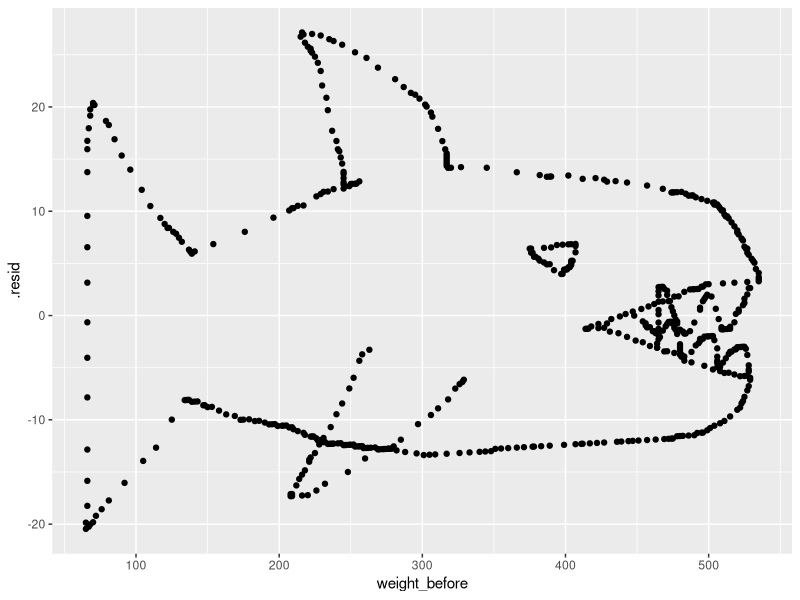

Recreate this plot in R.
## ---- chunk 1
#| warning: false
#| message: false

library(tidyverse)

mystery_animal <- read_csv(here::here("supporting_artifacts", "learning_targets", 
                                    "datasets", "mystery_animal.csv"))


## ---- chunk 2

linear_model <- mystery_animal |> 
  lm(weight_after ~ weight_before, data = _)

model_info <- broom::augment(linear_model)

ggplot(data = model_info, mapping = aes(x = weight_before, y = .resid)) + 
  geom_point()

# This is so cool!!

## ---- chunk 3

trumpet_95 <- qunif(p = 0.95, min = 1.5, max = 3.5)

trombone_10 <- qnorm(p = 0.10, mean = 4.6, sd = 0.8)

trombone_5lb <- 1 - pnorm(q = 5, 
                          mean = 4.6, 
                          sd = 0.8)

trombone <- rnorm(n = 100, mean = 4.6, sd = 0.8)

trombone_4lb_sim <- length(trombone[trombone < 4])


music_man <- function(n_tromb, n_cor, n_reed){
  
  trombones <- rnorm(n_tromb, mean = 4.6, sd = 0.8)
  cornets <- runif(n_cor, min = 1.5, max = 3.5)
  reeds <- rchisq(n_reed, df = 4)
  
  return(sum(trombones, cornets, reeds))
  
}

set.seed(1957)

my_weights <- rerun(.n = 1000, 
                    music_man(n_tromb = 76, n_cor = 110, n_reed = 1035)
                    ) |> 
  flatten_dbl()

weights_under_4532lb <- length(my_weights[my_weights < 4532])

